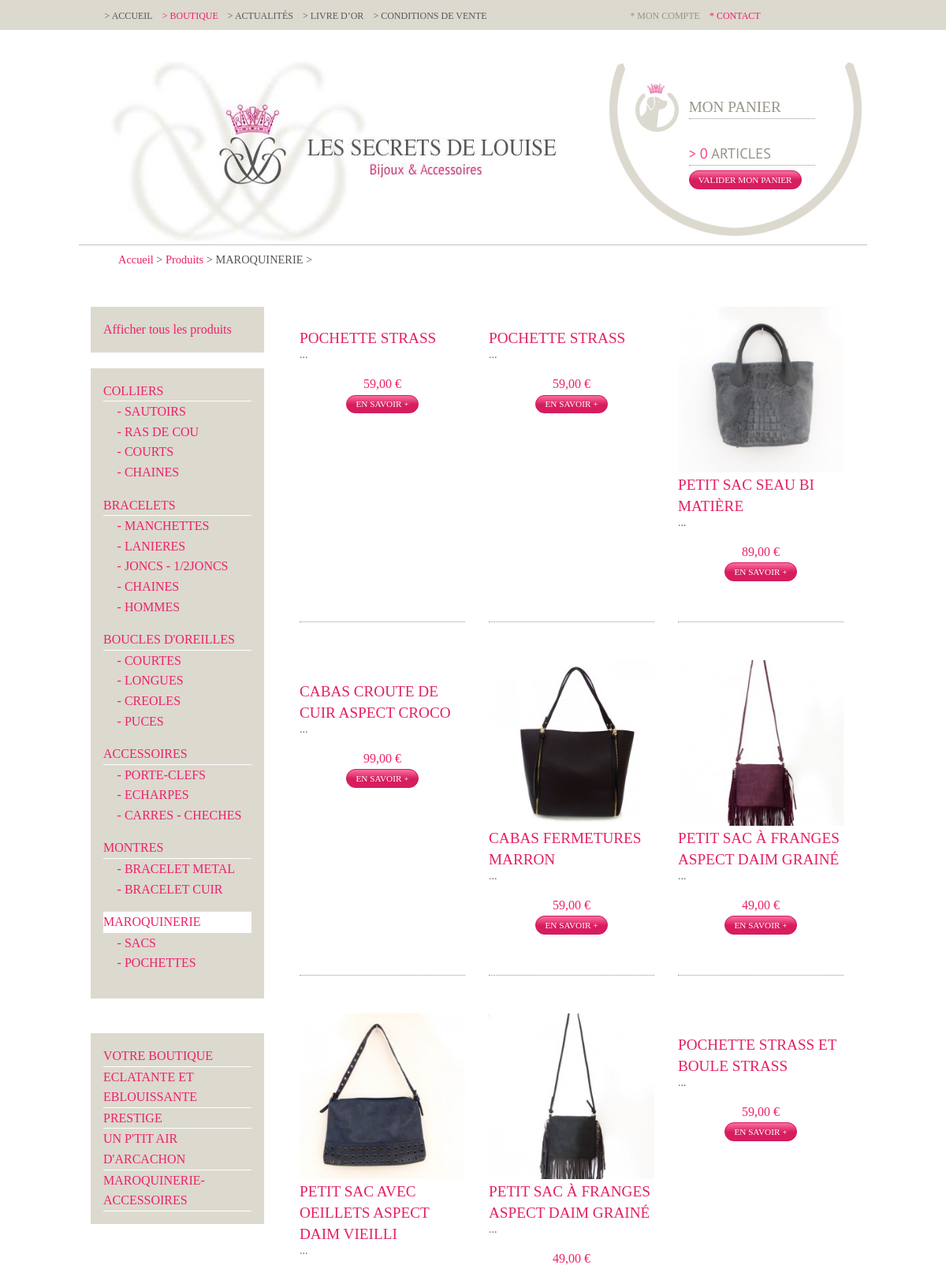
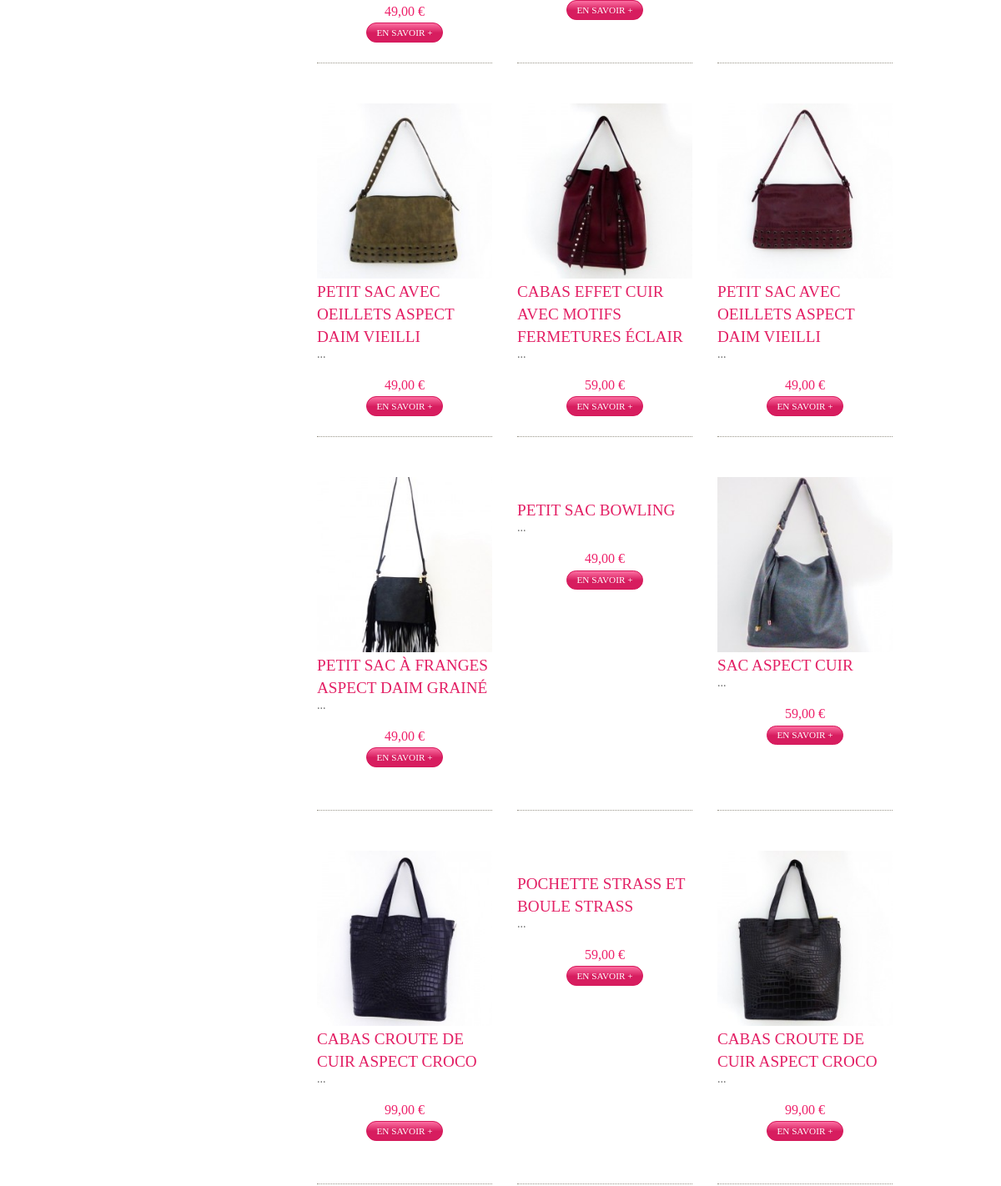
/categories.php?idcat=69 (upper part), run on an earlier commit of the app's database (2 pictures, top to bottom).
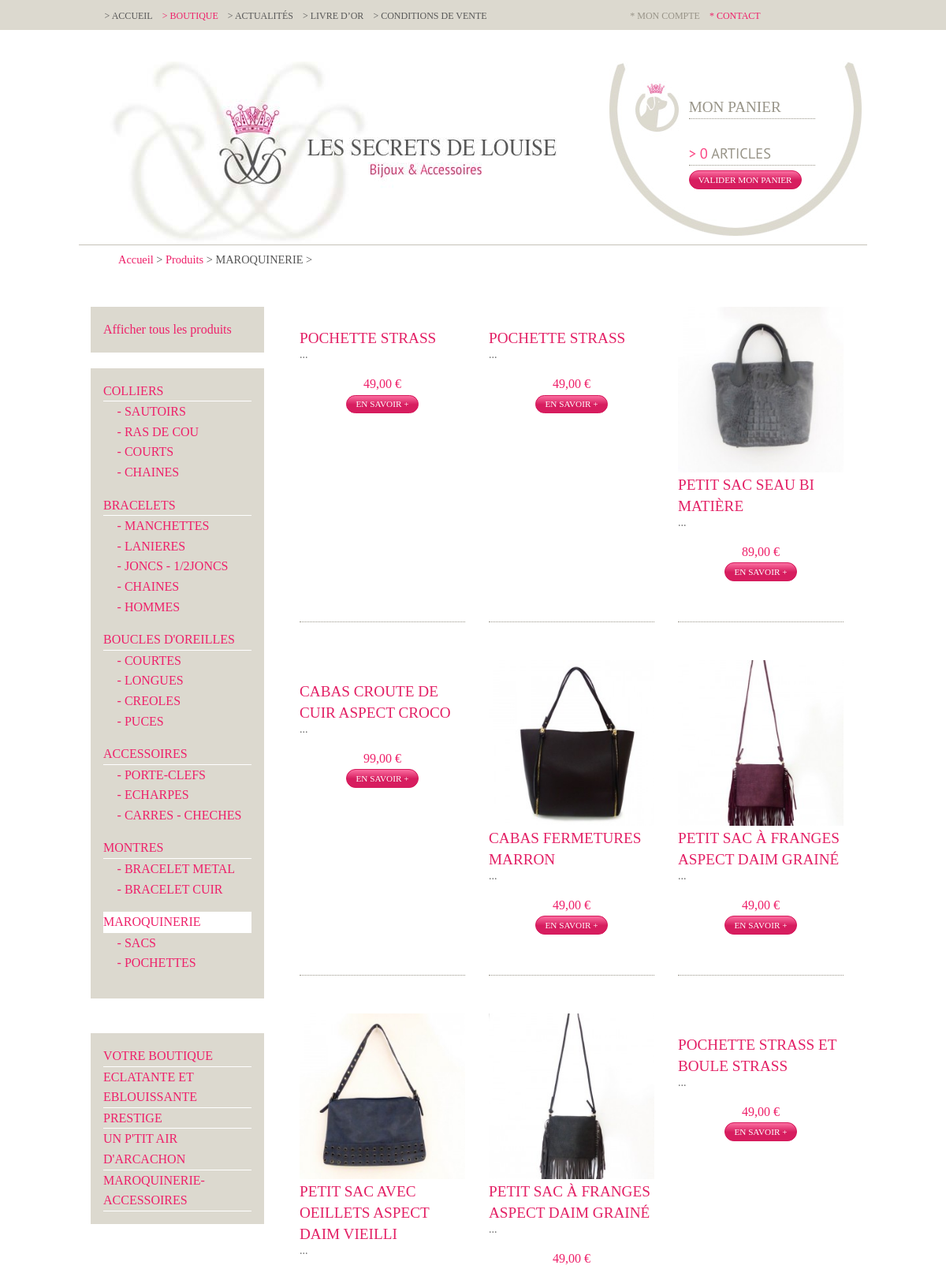
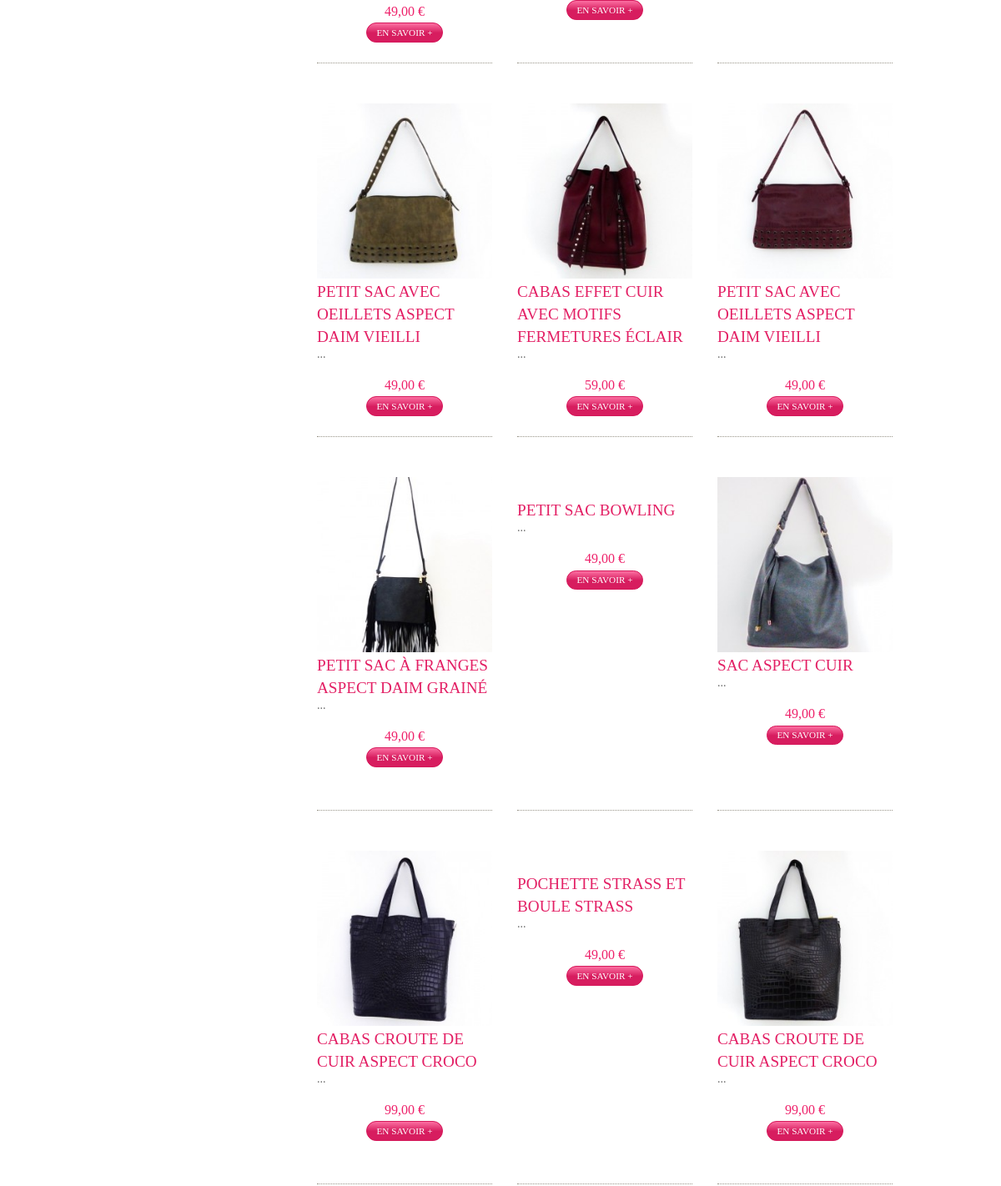
And on a later commit of the database (2 pictures, top to bottom).
### tables this page shows
CREATE TABLE `product` (
  `id` int(10) unsigned NOT NULL AUTO_INCREMENT,
  `date_creation` timestamp NOT NULL DEFAULT CURRENT_TIMESTAMP,
  `date_suppr` timestamp NULL DEFAULT NULL,
  `reference` varchar(250) DEFAULT NULL,
  `prix` decimal(10,2) DEFAULT NULL,
  `libprix` varchar(120) DEFAULT NULL,
  `shipping` decimal(10,2) NOT NULL DEFAULT '0.00',
  `label` varchar(250) NOT NULL,
  `titreaccroche` varchar(250) DEFAULT NULL,
  `accroche` text,
  `description` text,
  `image1` varchar(250) DEFAULT NULL,
  `image2` varchar(250) DEFAULT NULL,
  `image3` varchar(250) DEFAULT NULL,
  `actif` tinyint(4) NOT NULL DEFAULT '1',
  PRIMARY KEY (`id`)
);

### inc/header.php (called while the page is built, shortened)
<?php
require_once 'admin/classes/Panier.php';
$panier = new Panier();
try {
    $result2 = $panier->quantiteArticlesPanier(session_id());
} catch (Exception $e) {
    echo 'Erreur contactez votre administrateur <br> :',  $e->getMessage(), "\n";
    $panier = null;
    exit();
}
?>

### admin/classes/StorageManager.php (called while the page is built, shortened)
<?php
class StorageManager{
	protected function dbConnect() {
	    $host = DBHOST;
	    $user = DBUSER;
	    $pass = DBPASSWD;
	    $bdd  = DBNAME;
		try {
			$this->mysqli = new mysqli ($host, $user, $pass, $bdd) ;
		} catch (Exception $e) {
			throw new Exception("Erreur Connexion DB ". $e->getMessage());
		}
	}
}
?>

### admin/classes/Panier.php (called while the page is built, shortened)
<?php
require_once("StorageManager.php");
class Panier extends StorageManager {
	public function quantiteArticlesPanier($session){
	  $sql = "SELECT count(id) as quantite
					FROM panier
					WHERE session = '". $session ."';";
	  $new_array = null;
	  $result = mysqli_query($this->mysqli,$sql);
	  while(($row = mysqli_fetch_assoc($result)) != false){
	    $new_array[] = $row;
	  }
	  return $new_array[0];
	}
}

### admin/classes/Catproduct.php (called while the page is built, shortened)
<?php
require_once("StorageManager.php");
class Catproduct extends StorageManager {
	public function getCategorieByProduct($id){
		$requete = "SELECT catproduct.label as catlabel,catproduct.id as catid,catproduct.image as descat
					FROM product
					INNER JOIN product_categorie ON product.id=product_categorie.id_product
					INNER JOIN catproduct ON catproduct.id = product_categorie.id_categorie
					WHERE product.id=". $id ;
		$new_array = null;
		$result = mysqli_query($this->mysqli,$requete);
		while( $row = mysqli_fetch_assoc( $result)){
			$new_array[] = $row;
		}
		return $new_array;
	}
	public function getRubriqueByProduct($id){
		$requete = "SELECT rubrique.label as rublabel,rubrique.id as rubid
					FROM product
					INNER JOIN product_rubrique ON product.id=product_rubrique.id_product
					INNER JOIN rubrique ON rubrique.id = product_rubrique.id_rubrique
					WHERE product.id=". $id ;
		$new_array = null;
		$result = mysqli_query($this->mysqli,$requete);
		while( $row = mysqli_fetch_assoc( $result)){
			$new_array[] = $row;
		}
		return $new_array;
	}
	public function getCouleurByProduct($id){
		$requete = "SELECT couleur.label as couleurlabel,couleur.id as couleurid
					FROM product
					INNER JOIN product_couleur ON product.id=product_couleur.id_product
					INNER JOIN couleur ON couleur.id = product_couleur.id_couleur
					WHERE product.id=". $id ;
		$new_array = null;
		$result = mysqli_query($this->mysqli,$requete);
		while( $row = mysqli_fetch_assoc( $result)){
			$new_array[] = $row;
		}
		return $new_array;
	}
	public function productGet( $id, $offset, $count, $categorie, $rubrique, $actif, $debug=false ){
		try {
			if (!isset($id)){
				if (isset($offset) && isset($count)) {
					if (empty($categorie) && empty($rubrique)) {
						if ( $debug ) echo "--- 1<br>";
						$sql = "SELECT product.id, product.reference, product.prix, product.shipping, product.libprix, product.label
									,product.image1, product.accroche
									FROM product WHERE actif = $actif
									ORDER BY product.reference ASC
									LIMIT ". $offset .",". $count .";" ;
					} elseif (!empty($categorie) && empty($rubrique)) {
						$sql = "SELECT product.id,product.reference,product.prix,product.shipping,product.libprix,product.label
									,product.image1,product.accroche
									FROM product
									INNER JOIN product_categorie
									ON product_categorie.id_product=product.id
									WHERE product_categorie.id_categorie=". $categorie . " AND actif = $actif
									ORDER BY product.reference ASC
									LIMIT ". $offset .",". $count .";" ;
					}
				} else {
					if ( $debug ) echo "--- 5<br>";
					$sql = "SELECT * FROM `product` WHERE actif = $actif ORDER BY `reference`;" ;
				}
			} else {
				if ( $debug ) echo "--- 6<br>";
				$sql = "SELECT product.*
					FROM product
					WHERE product.id=". $id ;
			}
			$new_array = null;
			$result = mysqli_query($this->mysqli,$sql);
			while( $row = mysqli_fetch_assoc( $result)){
				$resultdetailCat = $this->getCategorieByProduct($row['id']);
				$resultdetailRubrique = $this->getRubriqueByProduct($row['id']);
				$resultdetailCouleur = $this->getCouleurByProduct($row['id']);
				$resultSousRef = $this->productsousrefGet($row['id'], null);
				$row['categories'] = $resultdetailCat;
				$row['rubriques'] = $resultdetailRubrique;
				$row['couleurs'] = $resultdetailCouleur;
				$row['sousref'] = $resultSousRef;
				$new_array[] = $row;
			}
			return $new_array;
		} catch (Exception $e) {
			die('Erreur : ' . $e->getMessage());
			return "errrrrrrooooOOor";
		}
	}
	public function productsousrefGet( $id_product, $id_souref ){
		$sql = null;
		try {
			if (isset($id_souref)){
				$sql = "SELECT product_sousref.id,product_sousref.sousref,product_sousref.id_color,
							product_sousref.id_size,product_sousref.stock, color.label as color, size.label as size
						FROM product_sousref
						INNER JOIN color ON color.id = product_sousref.id_color
						INNER JOIN size ON size.id = product_sousref.id_size
						WHERE product_sousref.id=". $id_souref .";" ;
			} else {
				$sql = "SELECT product_sousref.id,product_sousref.sousref,product_sousref.id_color, product_sousref.id_size,product_sousref.stock, color.label as color, size.label as size
						FROM product_sousref
						INNER JOIN color ON color.id = product_sousref.id_color
						INNER JOIN size ON size.id = product_sousref.id_size
						WHERE product_sousref.id_product=". $id_product ."
						ORDER BY product_sousref.id_color;" ;
			}
			$new_array = null;
			$result = mysqli_query($this->mysqli,$sql);
			while( $row = mysqli_fetch_assoc( $result)){
				$new_array[] = $row;
			}
			return $new_array;
		} catch (Exception $e) {
			die('Erreur : ' . $e->getMessage());
			return "errrrrrrooooOOor";
		}
	}
}

### categories.php (the view, shortened to what the changed rows need)
<?
	require 'admin/classes/Catproduct.php';
	$idcat = ( !empty( $_GET[ "idcat" ] ) ) ? $_GET[ "idcat" ] : null;
	$idrub = ( !empty( $_GET[ "idrub" ] ) ) ? $_GET[ "idrub" ] : null;
	$id_color = ( !empty( $_GET[ "id_color" ] ) ) ? $_GET[ "id_color" ] : null;
	try {
	   if ( empty( $id_color ) ) {
			$catproduct = new Catproduct();
			$epp = 33;
			$current = 1;
			$start = ($current * $epp - $epp);
			$result = $catproduct->productGet(null, $start, $epp, $idcat, $idrub,1);
	   }
	}
	catch ( Exception $e ) {
		echo 'Erreur contactez votre administrateur <br> :',  $e->getMessage(), "\n";
		$catproduct = null;
		exit();
	}
?>
<!doctype html>
<html class="no-js" lang="en">
	<head>
		<? include( "inc/meta.php" ); ?>
	</head>
	<body class="categories">
		<? include( "inc/header.php" ); ?>
		<div class="row">
			<div class="large-9 medium-9 small-12 columns">
				<div class="row products-list">
					<?
					if (!empty($result)) {
						foreach ($result as $value) {
							?>
							<div class="large-4 medium-4 small-12 columns">
								<div class="content">
									<a href="/photos/products<?=$value[ "image1" ] ?>" class="fancybox">
										<span>
											<img src="/photos/products/thumbs<?=$value[ "image1" ] ?>" alt="" class="img" />
										</span>
										<h4><?=$value[ "label" ] ?></h4>
										<p><?=substr($value[ "accroche" ], 0,100).'...' ?></p>
										<span class="prix"><?=number_format($value[ "prix" ], 2, ',', ' '); ?> <?=$value[ "libprix" ]?><br></span>
									</a>
									<button onclick="location.href='produit.php?id=<?=$value[ "id" ] ?>&idcat=<?=$idcat ?>'">En savoir +</button>
								</div>
							</div>
							<?
						}
					}
					else {
						?>
						<br><br><br>
						<h4>Nous n'avons pas d'articles correspondant à votre recherche.</h4>
						<?
					}
					?>
				</div>
			</div>
		</div>
	</body>
</html>

What changed in the data, as far as the page shows it:
changed product (number 1 of 18 on the later page): prix "59,00" → "49,00"
changed product (number 2 of 18 on the later page): prix "59,00" → "49,00"
changed product "CABAS FERMETURES MARRON": prix "59,00" → "49,00"
changed product (number 9 of 18 on the later page): prix "59,00" → "49,00"
changed product "SAC ASPECT CUIR": prix "59,00" → "49,00"
changed product (number 17 of 18 on the later page): prix "59,00" → "49,00"
